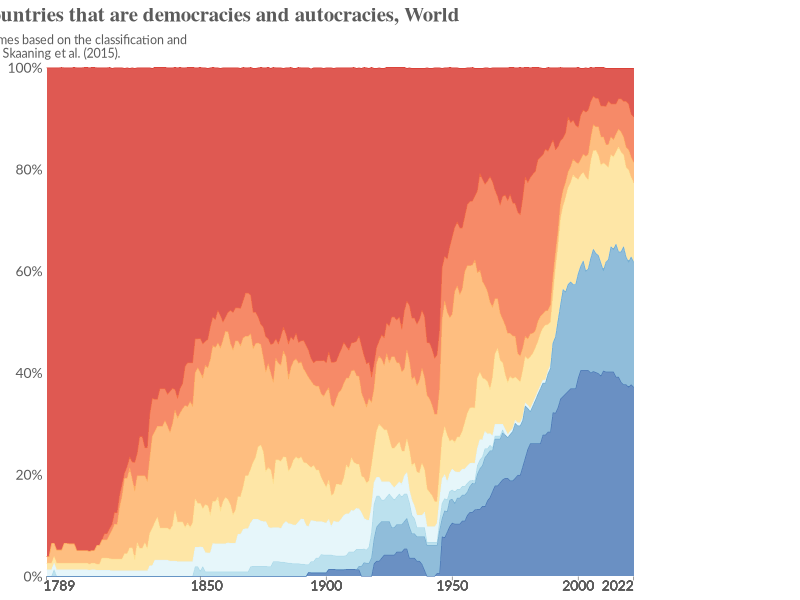
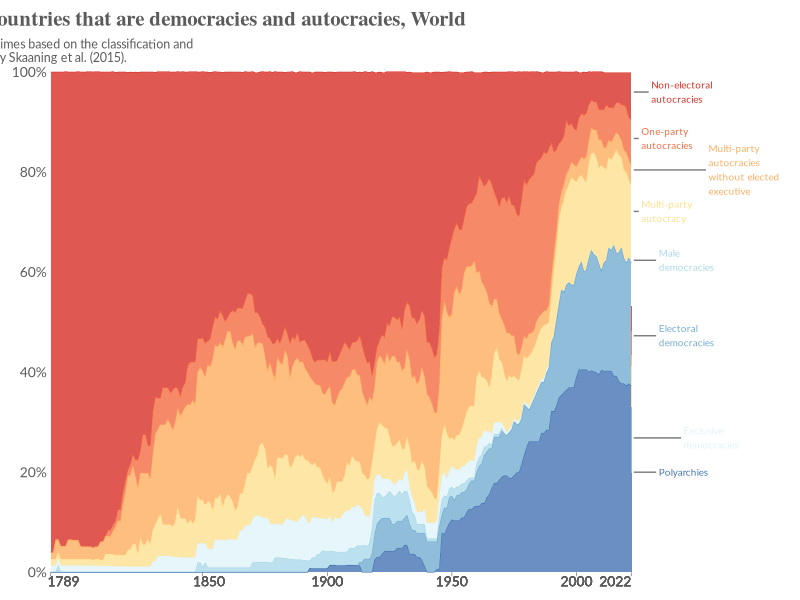
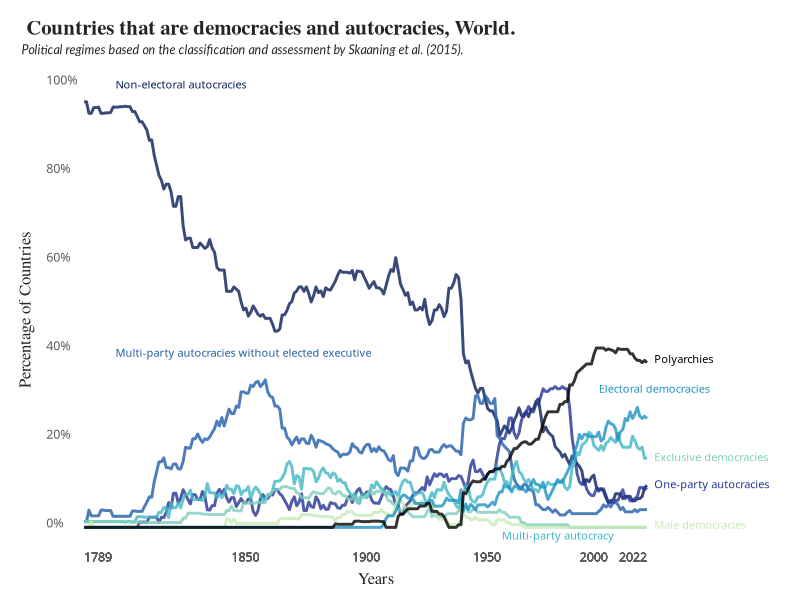

Write the R code that produced these figures, in order.
## ---- chunk 1
data <- read.csv("Data World csv.csv", 
                 sep = ";", 
                 dec = ",")
library(ggplot2)
library(dplyr)
library(tidyr)
## ---- chunk 2
df_reduced <- data %>%
  select(Year, Frec.Non.electoral.autocracies, Frec.One.party.autocracies, Frec.Multi.party.autocracies.without.elected.executive,
         Frec.Multi.party.autocracy, Frec.Exclusive.democracies, Frec.Male.democracies, Frec.Electoral.democracies, 
         Frec.Polyarchies) 

#FREC - refers to the frecuency of the


custom_order <- c("Frec.Non.electoral.autocracies", "Frec.One.party.autocracies", 
"Frec.Multi.party.autocracies.without.elected.executive",
                  "Frec.Multi.party.autocracy", "Frec.Exclusive.democracies", "Frec.Male.democracies", 
                  "Frec.Electoral.democracies", "Frec.Polyarchies")
## ---- chunk 3
df_long <- df_reduced %>%
  pivot_longer(cols = -Year, names_to = "Democracy_Type", values_to = "n")

df_long <- df_long %>%
  mutate(Democracy_Type = factor(Democracy_Type, levels = custom_order))

intervalos_x <- c(1789, 1850, 1900, 1950, 2000, 2022)

intervalos_y <- seq(0, 100, by = 0.2)  

## ---- chunk 4
colores_democracias <- c( "Frec.Non.electoral.autocracies" = "#d73027", "Frec.One.party.autocracies" = "#f46d43", 
"Frec.Multi.party.autocracies.without.elected.executive" = "#fdae61", "Frec.Multi.party.autocracy" = "#fee090", 
"Frec.Exclusive.democracies" = "#e0f3f8", "Frec.Male.democracies" = "#abd9e9", "Frec.Electoral.democracies" = "#74add1", 
"Frec.Polyarchies" = "#4575b4" )
## ---- chunk 5
plot <- ggplot(df_long, aes(x = Year, y = n, fill = Democracy_Type)) +
  geom_area(alpha = 0.8, size = 0.2, aes(color = Democracy_Type)) +
  labs(x = NULL, y = NULL, fill = NULL) +
  scale_x_continuous(limits = c(1789, 2085), breaks = intervalos_x, minor_breaks = NULL) +
  scale_y_continuous(labels = scales::percent_format(scale = 100), breaks = intervalos_y) +
  scale_fill_manual(values = colores_democracias) +
  scale_color_manual(values = colores_democracias) +
  coord_cartesian(expand=0) +
  theme_minimal() +
  theme(
    axis.text.x = element_text(color="#5b5b5b", size = 10, family = "Lato", angle = 0, hjust = c(0.1, 0.3, 0.5, 0.5, 0.5, 1),
     margin = margin(t = 0)),
    axis.ticks.x = element_line(color="#5b5b5b", size = 0.2),
    axis.ticks.length = unit(0.1, "cm"),
    legend.position = "none",
    panel.grid = element_blank(),
    axis.text.y = element_text(color="#5b5b5b", size = 10, family = "Lato", margin = margin(r = 0))
  ) +
  ggtitle("Countries that are democracies and autocracies, World", subtitle = "Political regimes based on the classification and 
  assessment by Skaaning et al. (2015).") +
  theme(plot.title = element_text(color="#5b5b5b", family = "serif", size = 15, face = "bold", hjust = -0.27),
        plot.subtitle = element_text(color="#5b5b5b", family = "Lato", size = 9, hjust = -0.24))
plot
## ---- chunk 6
leyenda_custom <- data.frame(
  Democracy_Type = levels(df_long$Democracy_Type),
  x = rep(2022, length(levels(df_long$Democracy_Type))),
  y = seq(0, 1, length.out = length(levels(df_long$Democracy_Type))),
  label = c("Polyarchies",
  "Electoral
democracies",
  "Male 
democracies",
  "Exclusive 
democracies",
    "Multi-party
autocracy",
    "Multi-party
autocracies
without elected
executive",
    "One-party
autocracies",
    "Non-electoral
autocracies"
  ),
  distancia_etiqueta = c(11, 11, 11, 21, 4, 31, 4, 8),
  distancia_segmento = c(10, 10,  10,  20,  3,  30,  3,  7),
  angulo_segmento = c(0, 0, 0, 0, 0, 0, 0, 0),  
  desplazamiento_vertical_segmento = c(0.20, 0.33, 0.338, -0.16, 0.15, 0.09, 0.01, -0.04),
desplazamiento_vertical_etiqueta = c(0.20, 0.33, 0.338, -0.16, 0.15, 0.09, 0.01, -0.04),
extra =c(0, 0, 0, 0, 0, 0, 0, 0)
)
Democracy_Type_corregido <- rev(leyenda_custom$Democracy_Type)

## ---- chunk 7
plot2 <- plot +
  geom_text(
    data = leyenda_custom,
    aes(x = x + distancia_etiqueta, y = y + desplazamiento_vertical_etiqueta, label = label, color = Democracy_Type_corregido),
    size = 2.5,
    family = "Lato",
    hjust = 0
  ) +
  geom_segment(
    data = leyenda_custom,
    aes(x = x + distancia_segmento , xend = x+1+extra, y = y + desplazamiento_vertical_segmento, yend = y + angulo_segmento + 
    desplazamiento_vertical_segmento, color = "#5b5b5b"),
    size = 0.5
  ) +
  theme(
    plot.margin = margin(0.3, 0.3, 0.3, 0.3, "cm")
  )

plot2


## ---- chunk 8
colores_democracias <- c(
  "Frec.Non.electoral.autocracies" = "#081d58",
  "Frec.One.party.autocracies" = "#253494",
  "Frec.Multi.party.autocracies.without.elected.executive" = "#225ea8",
  "Frec.Multi.party.autocracy" = "#41b6c4",
  "Frec.Exclusive.democracies" = "#7fcdbb",
  "Frec.Male.democracies" = "#c7e9b4",
  "Frec.Electoral.democracies" = "#1d91c0",
  "Frec.Polyarchies" = "black"
)
leyenda_custom <- data.frame(
  Democracy_Type = levels(df_long$Democracy_Type),
  x = rep(2022, length(levels(df_long$Democracy_Type))),
  y = seq(0, 1, length.out = length(levels(df_long$Democracy_Type))),
  label = c(
    "Polyarchies",
    "Electoral democracies",
    "Male democracies","Exclusive democracies",
    "Multi-party autocracy",
    "Multi-party autocracies without elected executive",
    "One-party autocracies",
    "Non-electoral autocracies"
  ),
  distancia_etiqueta = c(3, -20, 3, 3, -60, -220  , 3, -220),
  distancia_segmento = c(1, 1, 1, 1, 1, 1, 1, 1),
  angulo_segmento = c(0, 0, 0, 0, 0, 0, 0, 0),
  desplazamiento_vertical_segmento = c(0, 0, 0, 0, 0, 0, 0, 0),
  desplazamiento_vertical_etiqueta = c(0.38, 0.17,-0.28, -0.27, -0.59, -0.32, -0.76, 0),
  extra = c(0, 0, 0, 0, 0, 0, 0, 0)
)

Democracy_Type_corregido <- rev(leyenda_custom$Democracy_Type)
## ---- chunk 9
plot_parallel_custom <- ggplot(df_long, aes(x = Year, y = n, color = Democracy_Type)) +
  geom_line(aes(group = Democracy_Type), alpha = 0.8, size = 1) +
  scale_x_continuous(limits = c(1789, 2065), breaks = intervalos_x, minor_breaks = NULL) +
  scale_y_continuous(labels = scales::percent_format(scale = 100), breaks = intervalos_y) +
  geom_text(
    data = leyenda_custom,
    aes(x = x + distancia_etiqueta, y = y + desplazamiento_vertical_etiqueta, label = label, color = Democracy_Type_corregido),
    size = 2.8,
    family = "Playfair Display ExtraBold",
    hjust = 0) +
  scale_color_manual(values = colores_democracias) +
  labs(
    x = "Years",
    y = "Percentage of Countries",
    title = "Countries that are democracies and autocracies, World.",
    subtitle = "Political regimes based on the classification and assessment by Skaaning et al. (2015)."
  ) +
  theme_minimal() +
  theme(
    panel.grid = element_blank(),
    plot.title = element_text(color = "#252525", family = "serif", size = 15, face = "bold", hjust = -0.1, vjust = 0),
    axis.title.x = element_text(color = "#252525", family = "serif", size = 12, hjust = 0.44, vjust = -1),   
    axis.title.y = element_text(color = "#252525", family = "serif", size = 12,vjust = 3), 
    plot.subtitle = element_text(color = "#252525", family = "Lato", size = 9, hjust = -0.1, vjust = 0, face = "italic"),
    axis.text.x = element_text( color = "#5b5b5b", size = 9, family = "Playfair Display ExtraBold", vjust = 0 , 
    hjust = c(0, 0, 0, 0, 0.5, 1), margin = margin(t = -9)),
  axis.text.y = element_text(color = "#5b5b5b", size = 9, family = "Playfair Display ExtraBold", vjust = 0, hjust = 0,
   margin = margin(r = -22 )
    )) +
  theme(
    plot.margin = margin(0.4, 0.4, 0.5, 0.7, "cm"), 
  ) +
  guides(color = "none")

plot_parallel_custom
